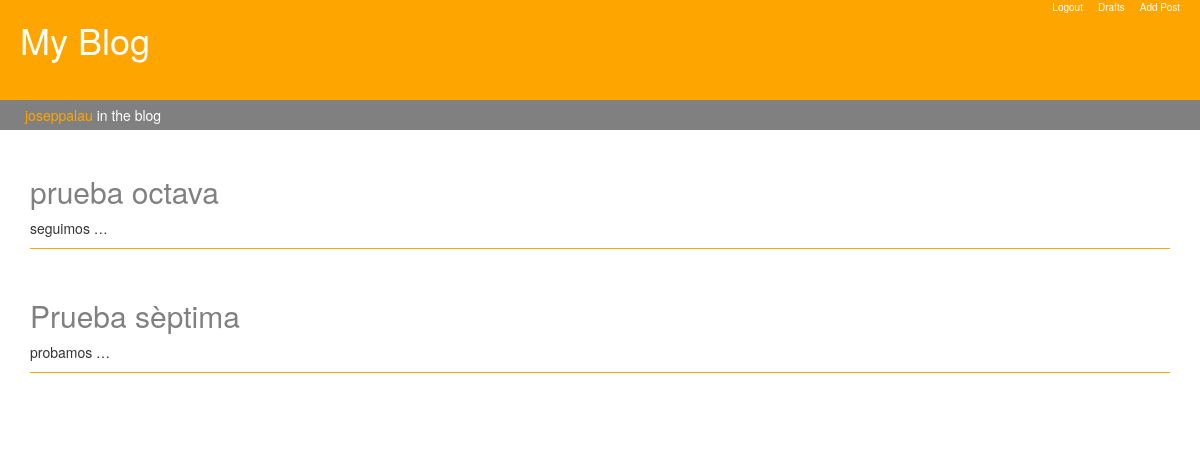
Page /drafts/ (signed in) on the committed database.
### blog/models.py (models this page shows, shortened)
class Post(models.Model):
    author = models.ForeignKey('auth.User', on_delete=models.CASCADE)
    title = models.CharField(max_length=200)
    post_text = models.TextField(default=" ")
    created_date = models.DateTimeField(default=timezone.now)
    published_date = models.DateTimeField(blank=True, null=True)
    visits = models.PositiveIntegerField(default=0)

### blog/views.py (the view)
# urls.py: path('drafts/', views.draft_post, name='post_draft'),
@login_required
def draft_post(request):
    posts = Post.objects.filter(published_date__isnull=True).order_by('-created_date')
    stuff_frontend = {'posts': posts}
    return render(request, 'blog/post_draft_list.html', stuff_frontend)

### blog/templates/blog/post_draft_list.html (shortened to what this page needs)
{% extends 'blog/base.html' %}
{% block content %}
    {% for post in posts %}
      <div class="post">
          <h2><a href="/post/{{post.pk}}">{{ post.title }}</a></h2>
          <p>{{ post.post_text|truncatechars:10 }}</p>
      </div>
      {% endfor %}
{% endblock %}

### blog/templates/blog/base.html (shortened to what this page needs)
{% load staticfiles %}
<!DOCTYPE html>
<html lang="en">
<head>
    <link rel="stylesheet" href="https://maxcdn.bootstrapcdn.com/bootstrap/3.3.7/css/bootstrap.min.css">
    <link rel="stylesheet" href="{% static 'css/style.css' %}">
</head>
<body>
<div class = "page-header">
    <h1><a href="/">My Blog</a></h1>
    <ul>
        {% if user.is_authenticated %}
            <li>
                <p>Add Post</p>
            </li>
            <li>
                <p>Drafts</p>
            </li>
            <li>
                <p>Logout</p>
            </li>
        {% else %}
            <li>
                <a href="/accounts/login"><i class="fas fa-sign-in-alt"></i></a>
                <p>Login</p>
            </li>
        {% endif %}
    </ul>
</div>
<div class="nav-user">
    {% if user.is_authenticated %}
        <p><span style="color:orange">{{user.username}}</span> in the blog</p>
    {% else %}
        <p><a href="/accounts/login">Log in</a> to edit your posts</p>
    {% endif %}
</div>
<div class="container">
    {% block content %}
    {% endblock %}
</div>
</body>
</html>

### blog/static/css/style.css (style rules this page uses)
.page-header { background-color: orange; height:100px; width:100%; font-size: 45px; margin-top:0px; vertical-align:middle; margin-bottom:0px; border-bottom:1px solid orange; }
.page-header h1 { display:inline-block; width: 200px; padding-left:20px; }
.page-header a { color:white; align:center; }
.page-header ul { list-style-type: none; width:500px; display:inline-block; vertical-align:middle; height:100px; float:right; padding-right:15px; }
.page-header ul li { float:right; display:inline-block; height:100px; vertical-align:middle; margin-left:10px; margin-right:5px; }
.page-header ul li p { color:white; font-size:10px; text-align:center; }
.nav-user { height:30px; align-items:center; margin-bottom:25px; background-color:grey; color:white; padding-left:25px; }
.nav-user p { padding-top:5px; }
.container { width:75% margin:0 auto; }
.post { margin-bottom:50px; border-bottom:0.5px solid orange; }
.post a, h2, h1 { color:grey; }

### rows in the picture
Post: title "prueba octava", post_text "seguimos …"
Post: title "Prueba sèptima", post_text "probamos …"

### other values in the picture
{{ user.username }} "joseppalau"
